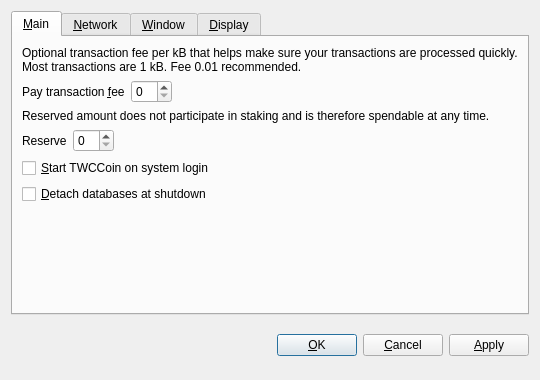
<?xml version="1.0" encoding="UTF-8"?>
<ui version="4.0">
 <class>OptionsDialog</class>
 <widget class="QDialog" name="OptionsDialog">
  <property name="geometry">
   <rect>
    <x>0</x>
    <y>0</y>
    <width>540</width>
    <height>380</height>
   </rect>
  </property>
  <property name="windowTitle">
   <string>Options</string>
  </property>
  <property name="modal">
   <bool>true</bool>
  </property>
  <layout class="QVBoxLayout" name="verticalLayout">
   <item>
    <widget class="QTabWidget" name="tabWidget">
     <property name="tabPosition">
      <enum>QTabWidget::North</enum>
     </property>
     <property name="currentIndex">
      <number>0</number>
     </property>
     <widget class="QWidget" name="tabMain">
      <attribute name="title">
       <string>&amp;Main</string>
      </attribute>
      <layout class="QVBoxLayout" name="verticalLayout_Main">
       <item>
        <widget class="QLabel" name="transactionFeeInfoLabel">
         <property name="text">
          <string>Optional transaction fee per kB that helps make sure your transactions are processed quickly. Most transactions are 1 kB. Fee 0.01 recommended.</string>
         </property>
         <property name="textFormat">
          <enum>Qt::PlainText</enum>
         </property>
         <property name="wordWrap">
          <bool>true</bool>
         </property>
        </widget>
       </item>
       <item>
        <layout class="QHBoxLayout" name="horizontalLayoutFee">
         <item>
          <widget class="QLabel" name="transactionFeeLabel">
           <property name="text">
            <string>Pay transaction &amp;fee</string>
           </property>
           <property name="textFormat">
            <enum>Qt::PlainText</enum>
           </property>
           <property name="buddy">
            <cstring>transactionFee</cstring>
           </property>
          </widget>
         </item>
         <item>
          <widget class="BitcoinAmountField" name="transactionFee"/>
         </item>
         <item>
          <spacer name="horizontalSpacerFee">
           <property name="orientation">
            <enum>Qt::Horizontal</enum>
           </property>
           <property name="sizeHint" stdset="0">
            <size>
             <width>40</width>
             <height>20</height>
            </size>
           </property>
          </spacer>
         </item>
        </layout>
       </item>
       <item>
        <widget class="QLabel" name="reserveBalanceInfoLabel">
         <property name="text">
          <string>Reserved amount does not participate in staking and is therefore spendable at any time.</string>
         </property>
         <property name="textFormat">
          <enum>Qt::PlainText</enum>
         </property>
         <property name="wordWrap">
          <bool>true</bool>
         </property>
        </widget>
       </item>
       <item>
        <layout class="QHBoxLayout" name="horizontalLayoutReserveBalance">
         <item>
          <widget class="QLabel" name="reserveBalanceLabel">
           <property name="text">
            <string>Reserve</string>
           </property>
           <property name="textFormat">
            <enum>Qt::PlainText</enum>
           </property>
           <property name="buddy">
            <cstring>reserveBalance</cstring>
           </property>
          </widget>
         </item>
         <item>
          <widget class="BitcoinAmountField" name="reserveBalance"/>
         </item>
         <item>
          <spacer name="horizontalSpacerReserveBalance">
           <property name="orientation">
            <enum>Qt::Horizontal</enum>
           </property>
           <property name="sizeHint" stdset="0">
            <size>
             <width>40</width>
             <height>20</height>
            </size>
           </property>
          </spacer>
         </item>
        </layout>
       </item>
       <item>
        <widget class="QCheckBox" name="bitcoinAtStartup">
         <property name="toolTip">
          <string>Automatically start TWCCoin after logging in to the system.</string>
         </property>
         <property name="text">
          <string>&amp;Start TWCCoin on system login</string>
         </property>
        </widget>
       </item>
       <item>
        <widget class="QCheckBox" name="detachDatabases">
         <property name="toolTip">
          <string>Detach block and address databases at shutdown. This means they can be moved to another data directory, but it slows down shutdown. The wallet is always detached.</string>
         </property>
         <property name="text">
          <string>&amp;Detach databases at shutdown</string>
         </property>
        </widget>
       </item>
       <item>
        <spacer name="verticalSpacer_Main">
         <property name="orientation">
          <enum>Qt::Vertical</enum>
         </property>
         <property name="sizeHint" stdset="0">
          <size>
           <width>20</width>
           <height>40</height>
          </size>
         </property>
        </spacer>
       </item>
      </layout>
     </widget>
     <widget class="QWidget" name="tabNetwork">
      <attribute name="title">
       <string>&amp;Network</string>
      </attribute>
      <layout class="QVBoxLayout" name="verticalLayout_Network">
       <item>
        <widget class="QCheckBox" name="mapPortUpnp">
         <property name="toolTip">
          <string>Automatically open the TWCCoin client port on the router. This only works when your router supports UPnP and it is enabled.</string>
         </property>
         <property name="text">
          <string>Map port using &amp;UPnP</string>
         </property>
        </widget>
       </item>
       <item>
        <widget class="QCheckBox" name="connectSocks">
         <property name="toolTip">
          <string>Connect to the TWCCoin network through a SOCKS proxy (e.g. when connecting through Tor).</string>
         </property>
         <property name="text">
          <string>&amp;Connect through SOCKS proxy:</string>
         </property>
        </widget>
       </item>
       <item>
        <layout class="QHBoxLayout" name="horizontalLayout_Network">
         <item>
          <widget class="QLabel" name="proxyIpLabel">
           <property name="text">
            <string>Proxy &amp;IP:</string>
           </property>
           <property name="textFormat">
            <enum>Qt::PlainText</enum>
           </property>
           <property name="buddy">
            <cstring>proxyIp</cstring>
           </property>
          </widget>
         </item>
         <item>
          <widget class="QValidatedLineEdit" name="proxyIp">
           <property name="maximumSize">
            <size>
             <width>140</width>
             <height>16777215</height>
            </size>
           </property>
           <property name="toolTip">
            <string>IP address of the proxy (e.g. 127.0.0.1)</string>
           </property>
          </widget>
         </item>
         <item>
          <widget class="QLabel" name="proxyPortLabel">
           <property name="text">
            <string>&amp;Port:</string>
           </property>
           <property name="textFormat">
            <enum>Qt::PlainText</enum>
           </property>
           <property name="buddy">
            <cstring>proxyPort</cstring>
           </property>
          </widget>
         </item>
         <item>
          <widget class="QLineEdit" name="proxyPort">
           <property name="maximumSize">
            <size>
             <width>55</width>
             <height>16777215</height>
            </size>
           </property>
           <property name="toolTip">
            <string>Port of the proxy (e.g. 9050)</string>
           </property>
          </widget>
         </item>
         <item>
          <widget class="QLabel" name="socksVersionLabel">
           <property name="text">
            <string>SOCKS &amp;Version:</string>
           </property>
           <property name="textFormat">
            <enum>Qt::PlainText</enum>
           </property>
           <property name="buddy">
            <cstring>socksVersion</cstring>
           </property>
          </widget>
         </item>
         <item>
          <widget class="QValueComboBox" name="socksVersion">
           <property name="toolTip">
            <string>SOCKS version of the proxy (e.g. 5)</string>
           </property>
          </widget>
         </item>
         <item>
          <spacer name="horizontalSpacer_Network">
           <property name="orientation">
            <enum>Qt::Horizontal</enum>
           </property>
           <property name="sizeHint" stdset="0">
            <size>
             <width>40</width>
             <height>20</height>
            </size>
           </property>
          </spacer>
         </item>
        </layout>
       </item>
       <item>
        <spacer name="verticalSpacer_Network">
         <property name="orientation">
          <enum>Qt::Vertical</enum>
         </property>
         <property name="sizeHint" stdset="0">
          <size>
           <width>20</width>
           <height>40</height>
          </size>
         </property>
        </spacer>
       </item>
      </layout>
     </widget>
     <widget class="QWidget" name="tabWindow">
      <attribute name="title">
       <string>&amp;Window</string>
      </attribute>
      <layout class="QVBoxLayout" name="verticalLayout_Window">
       <item>
        <widget class="QCheckBox" name="minimizeToTray">
         <property name="toolTip">
          <string>Show only a tray icon after minimizing the window.</string>
         </property>
         <property name="text">
          <string>&amp;Minimize to the tray instead of the taskbar</string>
         </property>
        </widget>
       </item>
       <item>
        <widget class="QCheckBox" name="minimizeOnClose">
         <property name="toolTip">
          <string>Minimize instead of exit the application when the window is closed. When this option is enabled, the application will be closed only after selecting Quit in the menu.</string>
         </property>
         <property name="text">
          <string>M&amp;inimize on close</string>
         </property>
        </widget>
       </item>
       <item>
        <spacer name="verticalSpacer_Window">
         <property name="orientation">
          <enum>Qt::Vertical</enum>
         </property>
         <property name="sizeHint" stdset="0">
          <size>
           <width>20</width>
           <height>40</height>
          </size>
         </property>
        </spacer>
       </item>
      </layout>
     </widget>
     <widget class="QWidget" name="tabDisplay">
      <attribute name="title">
       <string>&amp;Display</string>
      </attribute>
      <layout class="QVBoxLayout" name="verticalLayout_Display">
       <item>
        <layout class="QHBoxLayout" name="horizontalLayout_1_Display">
         <item>
          <widget class="QLabel" name="langLabel">
           <property name="text">
            <string>User Interface &amp;language:</string>
           </property>
           <property name="textFormat">
            <enum>Qt::PlainText</enum>
           </property>
           <property name="buddy">
            <cstring>lang</cstring>
           </property>
          </widget>
         </item>
         <item>
          <widget class="QValueComboBox" name="lang">
           <property name="toolTip">
            <string>The user interface language can be set here. This setting will take effect after restarting TWCCoin.</string>
           </property>
          </widget>
         </item>
        </layout>
       </item>
       <item>
        <layout class="QHBoxLayout" name="horizontalLayout_2_Display">
         <item>
          <widget class="QLabel" name="unitLabel">
           <property name="text">
            <string>&amp;Unit to show amounts in:</string>
           </property>
           <property name="textFormat">
            <enum>Qt::PlainText</enum>
           </property>
           <property name="buddy">
            <cstring>unit</cstring>
           </property>
          </widget>
         </item>
         <item>
          <widget class="QValueComboBox" name="unit">
           <property name="toolTip">
            <string>Choose the default subdivision unit to show in the interface and when sending coins.</string>
           </property>
          </widget>
         </item>
        </layout>
       </item>
       <item>
        <widget class="QCheckBox" name="displayAddresses">
         <property name="toolTip">
          <string>Whether to show TWCCoin addresses in the transaction list or not.</string>
         </property>
         <property name="text">
          <string>&amp;Display addresses in transaction list</string>
         </property>
        </widget>
       </item>
       <item>
        <widget class="QCheckBox" name="coinControlFeatures">
         <property name="toolTip">
          <string>Whether to show coin control features or not.</string>
         </property>
         <property name="text">
          <string>Display coin &amp;control features (experts only!)</string>
         </property>
        </widget>
       </item>
       <item>
        <spacer name="verticalSpacer_Display">
         <property name="orientation">
          <enum>Qt::Vertical</enum>
         </property>
         <property name="sizeHint" stdset="0">
          <size>
           <width>20</width>
           <height>40</height>
          </size>
         </property>
        </spacer>
       </item>
      </layout>
     </widget>
    </widget>
   </item>
   <item>
    <layout class="QHBoxLayout" name="horizontalLayout_Buttons">
     <item>
      <spacer name="horizontalSpacer_1">
       <property name="orientation">
        <enum>Qt::Horizontal</enum>
       </property>
       <property name="sizeHint" stdset="0">
        <size>
         <width>40</width>
         <height>48</height>
        </size>
       </property>
      </spacer>
     </item>
     <item>
      <widget class="QLabel" name="statusLabel">
       <property name="font">
        <font>
         <weight>75</weight>
         <bold>true</bold>
        </font>
       </property>
       <property name="text">
        <string/>
       </property>
       <property name="textFormat">
        <enum>Qt::PlainText</enum>
       </property>
       <property name="wordWrap">
        <bool>true</bool>
       </property>
      </widget>
     </item>
     <item>
      <spacer name="horizontalSpacer_2">
       <property name="orientation">
        <enum>Qt::Horizontal</enum>
       </property>
       <property name="sizeHint" stdset="0">
        <size>
         <width>40</width>
         <height>48</height>
        </size>
       </property>
      </spacer>
     </item>
     <item>
      <widget class="QPushButton" name="okButton">
       <property name="text">
        <string>&amp;OK</string>
       </property>
      </widget>
     </item>
     <item>
      <widget class="QPushButton" name="cancelButton">
       <property name="text">
        <string>&amp;Cancel</string>
       </property>
       <property name="autoDefault">
        <bool>false</bool>
       </property>
      </widget>
     </item>
     <item>
      <widget class="QPushButton" name="applyButton">
       <property name="text">
        <string>&amp;Apply</string>
       </property>
       <property name="autoDefault">
        <bool>false</bool>
       </property>
      </widget>
     </item>
    </layout>
   </item>
  </layout>
 </widget>
 <customwidgets>
  <customwidget>
   <class>BitcoinAmountField</class>
   <extends>QSpinBox</extends>
   <header>bitcoinamountfield.h</header>
  </customwidget>
  <customwidget>
   <class>QValueComboBox</class>
   <extends>QComboBox</extends>
   <header>qvaluecombobox.h</header>
  </customwidget>
  <customwidget>
   <class>QValidatedLineEdit</class>
   <extends>QLineEdit</extends>
   <header>qvalidatedlineedit.h</header>
  </customwidget>
 </customwidgets>
 <resources/>
 <connections/>
</ui>
